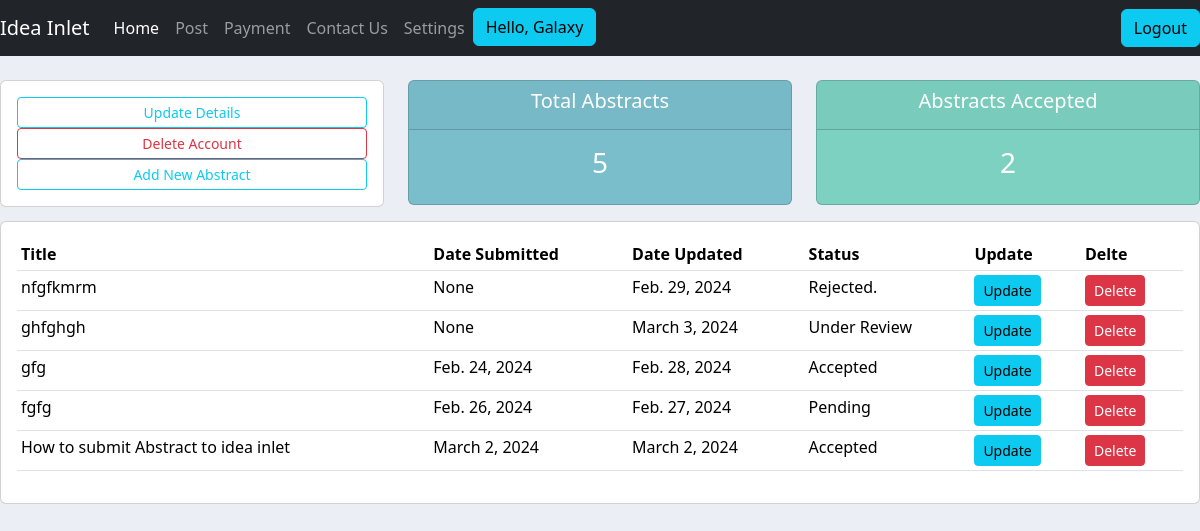
The app's page /user/ (signed in) with its own data.
### abstract/models.py (models this page shows, shortened)
class Abstract(models.Model):
    STATUS = (
        ("Pending", "Pending"),
        ("Under Review", "Under Review"),
        ("Accepted", "Accepted"),
        ("Rejected.", "Rejected"),
    )
    title = models.CharField(max_length=200, null=True)
    abstract_body = models.TextField(max_length=600, null=True)
    keywords = models.CharField(max_length=300, null=True)
    author_name = models.CharField(max_length=200, null=True)
    author_email = models.EmailField(max_length=200, null=True)
    author_affiliation = models.CharField(max_length=200, null=True)
    presenter_name = models.CharField(max_length=200, null=True)
    presenter_email = models.EmailField(max_length=200, null=True)
    date_created = models.DateField(auto_now_add=True, null=True)
    date_updated = models.DateField(auto_now=True, null=True)
    upload = models.FileField(upload_to="uploads/%Y/%m/%d/", blank=True)
    status = models.CharField(max_length=50, choices=STATUS, default='Pending', blank=True)
    topics = models.ManyToManyField(Topic)
    presentation_preference = models.ManyToManyField(Presentation_type)
    event = models.ForeignKey(Event, null=True, on_delete=models.SET_NULL)
    author = models.ForeignKey(Author, null=True, on_delete=models.SET_NULL, blank=True)
    editors = models.ManyToManyField(Group, related_name='assigned_abstracts', blank=True)

### abstract/decorators.py (the view)
        def wrapper_func(request, *args, **kwargs):
            group = None
            if request.user.groups.exists():
                group = request.user.groups.all()[0].name
            if group in allowed_roles:
                return  view_func(request, *args, **kwargs)
            else:
                return render(request, 'abstract/authorize.html')

### abstract/views.py (called while the page is built)
@login_required(login_url='login')
@allowed_users(allowed_roles=['editor', 'author', 'reviewer'])
def userPage(request):
    author = request.user.author
    aus = request.user.author.abstract_set.all()
    abstracts = Abstract.objects.all()
    authors = Author.objects.all()
    total_author = authors.count()
    total_abstract = abstracts.count()
    accepted = abstracts.filter(status='Accepted').count
    context ={'aus':aus, 'abstracts':abstracts, 'authors': authors,
               'total_author':total_author, 'total_abstract':total_abstract,
               'accepted': accepted, 'author':author}
    return render(request, 'abstract/user.html', context)

### abstract/templates/abstract/user.html
{%  extends 'abstract/main.html' %}
{% block content %}
{%  include 'abstract/user_status.html' %}
<div class="row">
    <div class="col-md">
        <div class="card card-body">
            <table class="table table-sm">
                <tr>
                    <th>Title</th>
                    <th>Date Submitted</th>
                    <th>Date Updated</th>
                    <th>Status</th>
                    <th>Update</th>
                    <th>Delte</th>
                </tr>
                {% for abstract in abstracts %}
                    <tr>
                        <td>{{ abstract.title }}</td>
                        <td>{{ abstract.date_created }}</td>
                        <td>{{ abstract.date_updated }}</td>
                        <td>{{ abstract.status }}</td>
                        <td><a class= "btn btn-sm btn-info" href="{% url 'update_abstract' abstract.id %}"> Update </a></td>
                        <td><a class= "btn btn-sm btn-danger" href="{% url 'delete_abstract' abstract.id %}"> Delete </a></td>
                    </tr>
				{% endfor %}
            </table>
        </div>
    </div>
</div>
{% endblock %}

### abstract/templates/abstract/navbar.html (shortened to what this page needs)
{% load static %}
<nav class="navbar navbar-expand-lg navbar-dark bg-dark">
  <a class="navbar-brand" href="{% url 'home' %}">Idea Inlet</a>
  <div class="collapse navbar-collapse" id="navbarNavAltMarkup">
    <ul class="navbar-nav">
        <a class="nav-item nav-link active" href="{% url 'home' %}">Home</a>
        <a class="nav-item nav-link" href="#">Post</a>
        <a class="nav-item nav-link" href="{% url 'place-order' %}">Payment</a>
        <a class="nav-item nav-link" href="{% url 'contact' %}">Contact Us</a>
      {% if not user.is_authenticated %}
        <a class="nav-item nav-link" href="{% url 'register' %}">Register</a>
        <a class="nav-item nav-link" href="{% url 'login' %}">Login</a>
      {% else %}
        {% if request.user.author %}
        <a class="nav-link" href="{% url 'account' %}">Settings</a>
        <span><a class="btn btn-info" href="{% url 'user' %}">Hello, {{request.user}} </a>
        </span>
        {% endif %}
      </ul>
    </div>
    <span><a class="btn btn-info" href="{% url 'logout' %}"> Logout</a>
      </span>
    {% endif %}
</nav>

### abstract/static/css/main.css (style rules this page uses)
body { background-color: #ebeff5; }

### records on screen
Abstract: title "nfgfkmrm", date_created "None", date_updated "Feb. 29, 2024", status "Rejected."
Abstract: title "ghfghgh", date_created "None", date_updated "March 3, 2024", status "Under Review"
Abstract: title "gfg", date_created "Feb. 24, 2024", date_updated "Feb. 28, 2024", status "Accepted"
Abstract: title "fgfg", date_created "Feb. 26, 2024", date_updated "Feb. 27, 2024", status "Pending"
Abstract: title "How to submit Abstract to idea inlet", date_created "March 2, 2024", date_updated "March 2, 2024", status "Accepted"

### other values on screen
{{ request.user }} "Galaxy"
{{ total_abstract }} "5"
{{ accepted }} "2"
